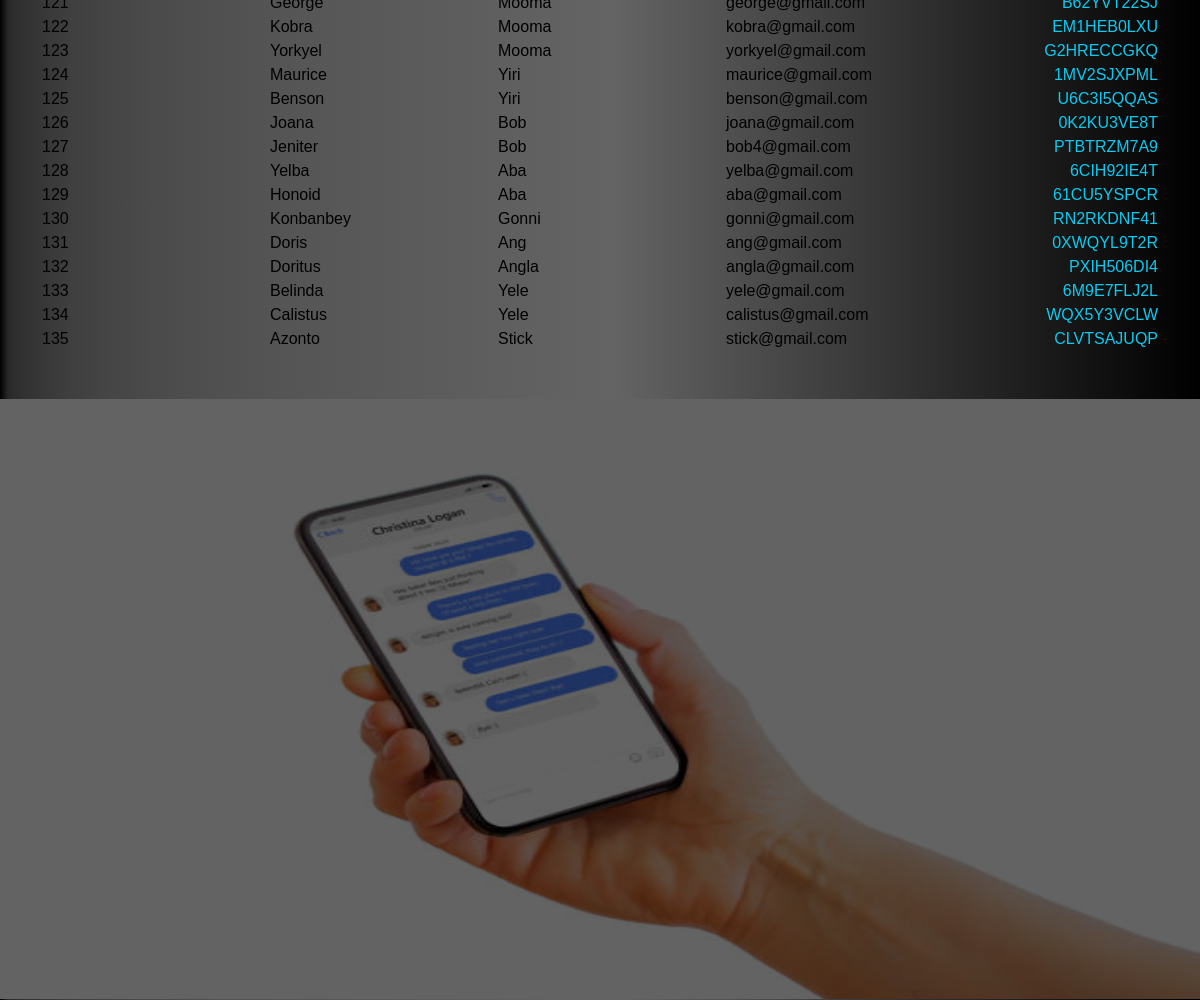
Page /my_elections/37/voters (signed in, middle part) on the earlier database version.
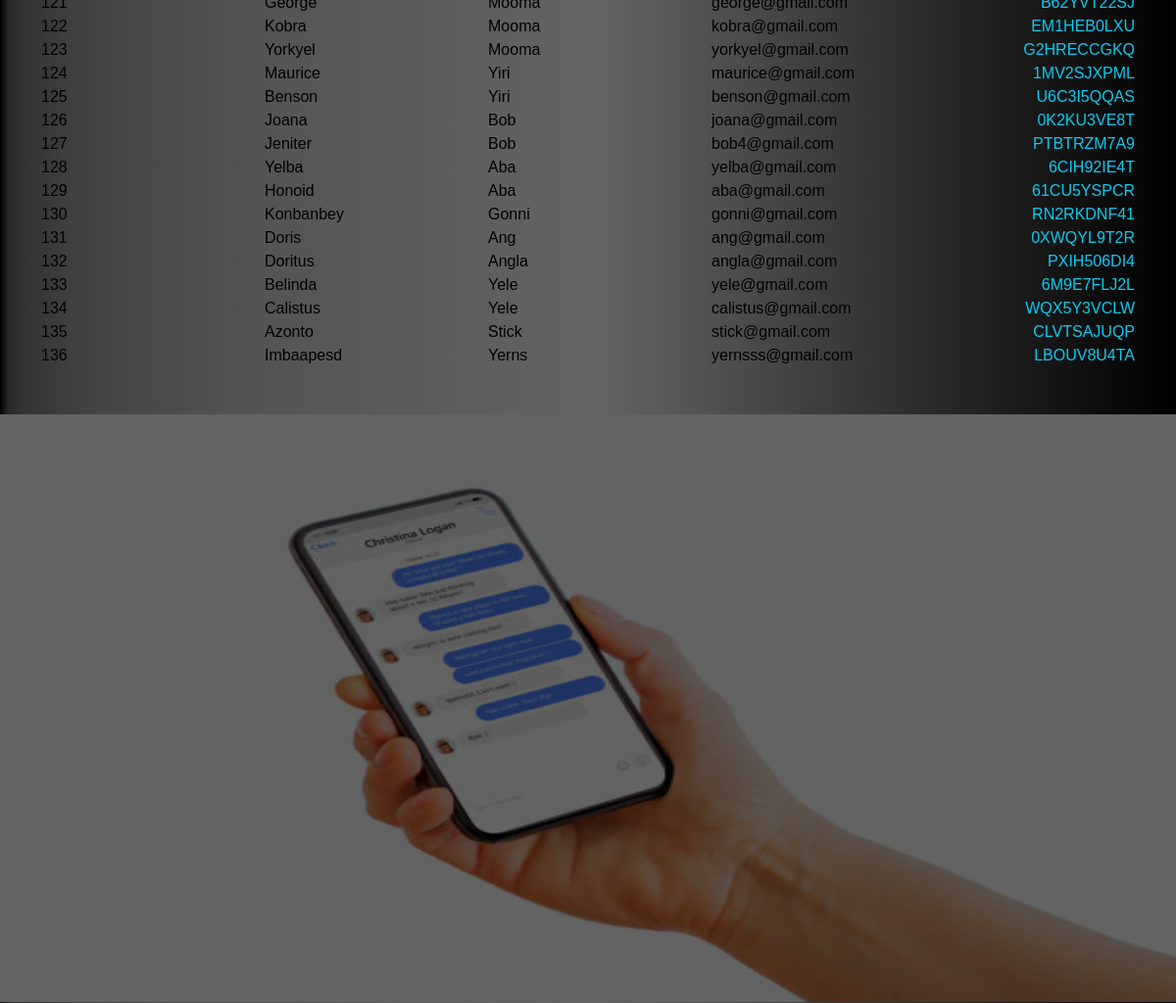
Same page on the later database version.
### base_app/models.py (models this page shows, shortened)
class VoterRegistrationModel(models.Model):
    election_name = models.ForeignKey(ElectorialCommissionOfficerModel, on_delete=models.CASCADE, default=1)
    first_name = models.CharField(max_length=50)
    last_name = models.CharField(max_length=50)
    email = models.EmailField(unique=True)
    date_of_birth = models.DateField()
    address = models.CharField(max_length=200)
    city = models.CharField(max_length=50)
    state = models.CharField(max_length=50)
    zip_code = models.CharField(max_length=10)
    phone_number = models.CharField(max_length=20)
    voter_id = models.CharField(max_length=10,unique=True)
    is_voted = models.BooleanField(default=False)
    date_registed = models.DateField(auto_now_add=True)

### base_app/views.py (the view)
# urls.py: path("my_elections/<str:pk>/voters",views.voters.as_view(),name="voters"),
class voters(LoginRequiredMixin,View):
    login_url = reverse_lazy("login")
    template_name = "my_voters.html"
    def get(self,request,*args,**kwargs):
        pk = self.kwargs.get("pk")
        election = get_object_or_404(ElectorialCommissionOfficerModel,user=self.request.user,id=pk)
        voters = VoterRegistrationModel.objects.filter(election_name=election)
        no_of_voters = len(voters)
        context = {"no_of_voters":no_of_voters,"voters":voters,"election":election,"template":"my_voters.html"}
        return render(request,self.template_name,context)

### templates/my_voters.html (shortened to what this page needs)
{%extends 'base_template.html'%}
{%block content%}
    <main>
        <div class='container'>
            {%if voters%}
            {% for voter in voters %}
            <a class="each-voter" href="#">
            <div class="row voter">
                <div class="col d-none d-lg-inline">
                    {{voter.id}}
                </div>
                <div class="col d-none d-sm-inline">
                    {{ voter.first_name}}
                </div>
                <div class="col d-none d-md-inline">
                    {{voter.last_name}}
                </div>
                <div class="col">
                    {{voter.email}}
                </div>
                <div class="col text-info text-end">
                    {{voter.voter_id}}
                </div>
            </div>
            </a>
            {%endfor%}
            {%endif%}
        </div>
        <div class="mt-5">
            {%include 'site_visual.html'%}
        </div>
    </main>
{%endblock content%}

Differences in the rows shown:
added VoterRegistrationModel: id "136", first_name "Imbaapesd", last_name "Yerns", email "yernsss@gmail.com", voter_id "LBOUV8U4TA"
